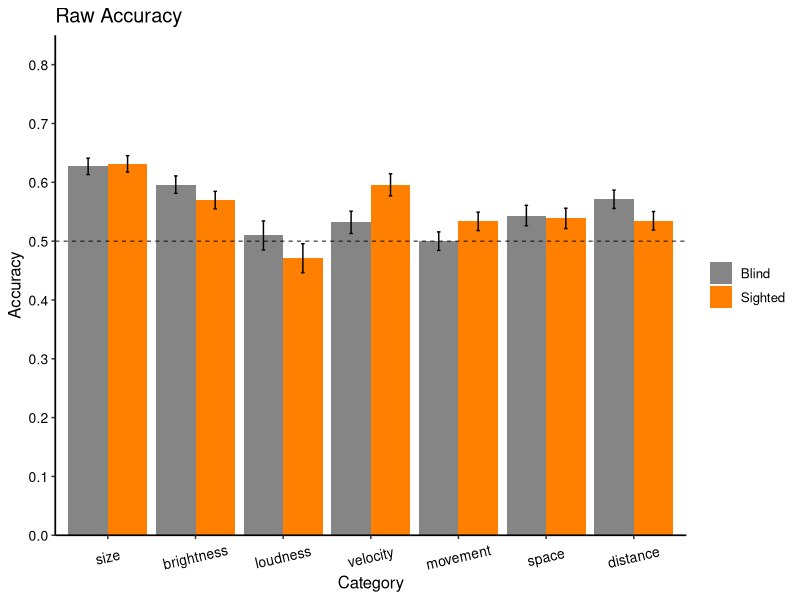

Reproduce this figure in R.
## ---- chunk 1
# Load and install (if missing) the recquired packages
list.of.packages <- c("tidyverse", 
                      "knitr", 
                      "reshape2", 
                      "lme4",
                      "nlme",
                      "car")
new.packages <- list.of.packages[!(list.of.packages %in% installed.packages()[,"Package"])]
if(length(new.packages)) install.packages(new.packages)

lapply(list.of.packages, library, character.only = TRUE)

# set script folder as working dir
setwd(dirname(rstudioapi::getActiveDocumentContext()$path))

# set to true to show the code chunk
knitr::opts_chunk$set(echo = TRUE)
## ---- chunk 2

allData<-read.csv("data/allData.csv", header = TRUE)

allData$rawAccuracy <- as.integer(allData$response == allData$meaning)

allData$nativeAccuracy <- ifelse(allData$value == 'goodop', 
                                 abs(allData$rawAccuracy - 1), 
                                 allData$rawAccuracy + 0)

## ---- chunk 3

categoryAccuracy_tidy <- allData %>%
  group_by(group, category) %>%
  summarize(rawAccuracy_mean = mean(rawAccuracy), 
            rawAccuracy_sd = sd(rawAccuracy),
            n = n(),
            rawAccuracy_se = rawAccuracy_sd / sqrt(n),
            .groups = 'keep')

print(categoryAccuracy_tidy)

ggplot(data = categoryAccuracy_tidy, 
       aes(x = as.factor(category), y = rawAccuracy_mean, fill = group)) +
  geom_bar(stat="identity", position=position_dodge()) +
  theme_classic() +
  scale_fill_manual(values=c('grey52','darkorange1'), labels=c('Blind', 'Sighted')) +
  scale_y_continuous(limits=c(0, 0.85), breaks=seq(0, 0.85, 0.1), expand = c(0,0)) +
  scale_x_discrete(limits=c("1", "3", "4", "6", "7", "8", "9"),
                   labels = c("size", "brightness", "loudness", "velocity", "movement", "space", "distance")) + 
  geom_errorbar(aes(ymin = rawAccuracy_mean - rawAccuracy_se,
                    ymax = rawAccuracy_mean + rawAccuracy_se),
                width = .08,
                position = position_dodge(.9)) +
  labs(x="Category", y="Accuracy") +
  ggtitle("Raw Accuracy") +
  theme(
    text=element_text(size=12), 
    axis.line = element_line(size = 0.6), 
    axis.text.x = element_text(size=10,colour="black",
                               angle = 13,
                               vjust = .5, 
                               hjust = 0.5), 
    axis.text.y = element_text(size=10, colour='black'), 
    legend.title=element_blank())+
  geom_hline(yintercept=c(0.5), linetype="dashed", colour="black", size=0.3)

## ---- chunk 4

rawResult <- glmer(rawAccuracy ~ category + group + category*group +
        (1 | pseudoid) + (1 | language:stimulus), 
      data = allData,
      family = binomial,
      control = glmerControl(optimizer="bobyqa"))

summary(rawResult)

Anova(rawResult)

# calculate odd ratio and confidence intervals
se <- sqrt(diag(vcov(rawResult)))
tab <- cbind(Est = fixef(rawResult),
             LL = fixef(rawResult) - 1.96 * se,
             UL = fixef(rawResult) + 1.96 * se)

# print odd-ratio and confidence interval
print(exp(tab[2:4,]), digits=3)

## ---- chunk 5

cat1 = glmer(rawAccuracy ~ group +
        (1 | pseudoid) + (1 | language:stimulus),
      subset(allData, category == 1),
      family = binomial,
      control=glmerControl(optimizer="bobyqa"))

summary(cat1)

Anova(cat1)

catOne_EB <- subset(allData, category == 1 & group == 'EB')
binom.test(sum(catOne_EB$grade), nrow(catOne_EB), p = .5)

catOne_SC <- subset(allData, category == 1 & group == 'SC')
binom.test(sum(catOne_SC$grade), nrow(catOne_SC), p = .5)

## ---- chunk 6

cat3 = glmer(rawAccuracy ~ group +
        (1 | pseudoid) + (1 | language:stimulus),
      subset(allData, category == 3),
      family = binomial,
      control=glmerControl(optimizer="bobyqa"))

summary(cat3)

Anova(cat3)

catThree_EB <- subset(allData, category == 3 & group == 'EB')
binom.test(sum(catThree_EB$grade), nrow(catThree_EB), p = .5)

catThree_SC <- subset(allData, category == 3 & group == 'SC')
binom.test(sum(catThree_SC$grade), nrow(catThree_SC), p = .5)

## ---- chunk 7

cat4 = glmer(rawAccuracy ~ group +
        (1 | pseudoid) + (1 | language:stimulus),
      subset(allData, category == 4),
      family = binomial,
      control=glmerControl(optimizer="bobyqa"))

summary(cat4)

Anova(cat4)

catFour_EB <- subset(allData, category == 4 & group == 'EB')
binom.test(sum(catFour_EB$grade), nrow(catFour_EB), p = .5)

catFour_SC <- subset(allData, category == 4 & group == 'SC')
binom.test(sum(catFour_SC$grade), nrow(catFour_SC), p = .5)

## ---- chunk 8

cat6 = glmer(rawAccuracy ~ group +
        (1 | pseudoid) + (1 | language:stimulus),
      subset(allData, category == 6),
      family = binomial,
      control=glmerControl(optimizer="bobyqa"))

summary(cat6)

Anova(cat6)

catSix_EB <- subset(allData, category == 6 & group == 'EB')
binom.test(sum(catSix_EB$grade), nrow(catSix_EB), p = .5)

catSix_SC <- subset(allData, category == 6 & group == 'SC')
binom.test(sum(catSix_SC$grade), nrow(catSix_SC), p = .5)

## ---- chunk 9

cat7 = glmer(rawAccuracy ~ group +
        (1 | pseudoid) + (1 | language:stimulus),
      subset(allData, category == 7),
      family = binomial,
      control=glmerControl(optimizer="bobyqa"))

summary(cat7)

Anova(cat7)

catSeven_EB <- subset(allData, category == 7 & group == 'EB')
binom.test(sum(catSeven_EB$grade), nrow(catSeven_EB), p = .5)

catSeven_SC <- subset(allData, category == 7 & group == 'SC')
binom.test(sum(catSeven_SC$grade), nrow(catSeven_SC), p = .5)

## ---- chunk 10

cat8 = glmer(rawAccuracy ~ group +
        (1 | pseudoid) + (1 | language:stimulus),
      subset(allData, category == 8),
      family = binomial,
      control=glmerControl(optimizer="bobyqa"))

summary(cat8)

Anova(cat8)

catEight_EB <- subset(allData, category == 8 & group == 'EB')
binom.test(sum(catEight_EB$grade), nrow(catEight_EB), p = .5)

catEight_SC <- subset(allData, category == 8 & group == 'SC')
binom.test(sum(catEight_SC$grade), nrow(catEight_SC), p = .5)

## ---- chunk 11

cat9 = glmer(rawAccuracy ~ group +
        (1 | pseudoid) + (1 | language:stimulus),
      subset(allData, category == 9),
      family = binomial,
      control=glmerControl(optimizer="bobyqa"))

summary(cat9)

Anova(cat9)

catNine_EB <- subset(allData, category == 9 & group == 'EB')
binom.test(sum(catNine_EB$grade), nrow(catNine_EB), p = .5)

catNine_SC <- subset(allData, category == 9 & group == 'SC')
binom.test(sum(catNine_SC$grade), nrow(catNine_SC), p = .5)
